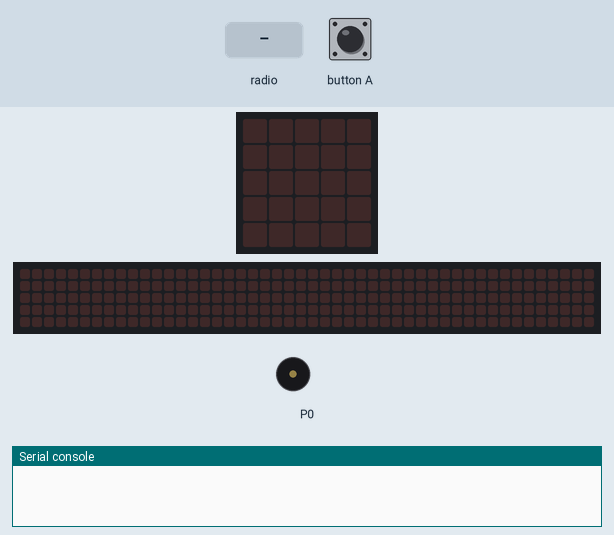
This program was run on a simulated BBC micro:bit (MakeCode). Parts: the board's 5×5 LED display, a strip that is not on the board, showing the scrolling text unrolled, buzzer (waves = sounding), the last lines printed to the serial console. The inputs (shaded band) are chosen by the test bench. Random numbers come from a fixed seed; no radio messages arrive unless stated (any console line starting 'radio sent:' is added by the test bench); the 48×5 strip is a reading aid, not a part: it shows the text the display is scrolling, unrolled, one strip-width of it at a time.

Above: at 1.2 s.
1.3 s: button A pressed for 0.15 s
At 1.52 s:
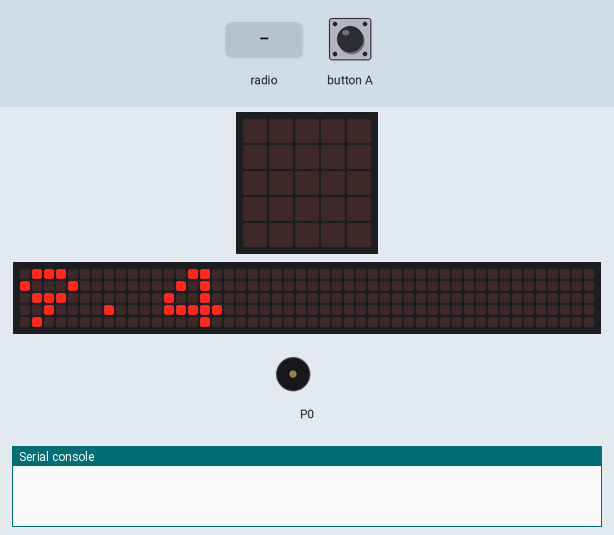
4.3 s: radio message "1" arrives
At 5.85 s:
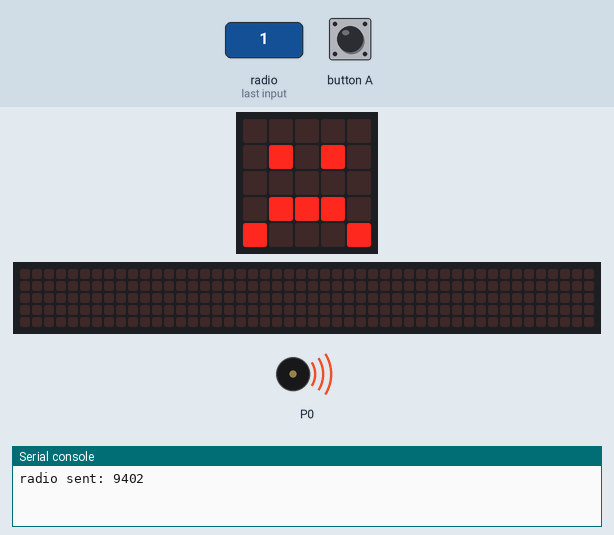
7.3 s: radio message "t" arrives
At 8.9 s:
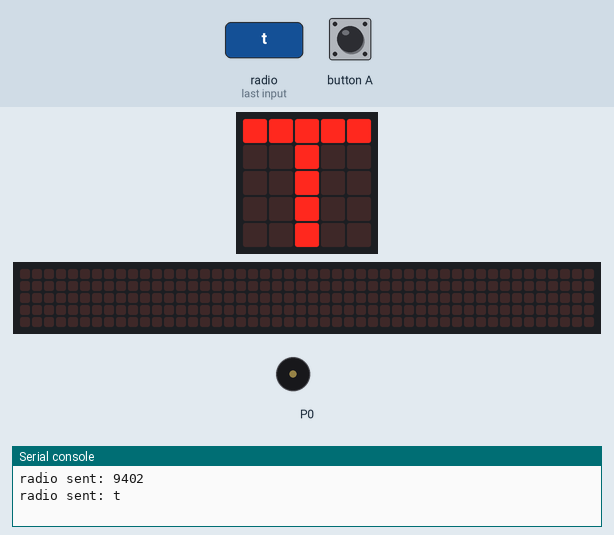
9.2 s: button A pressed for 0.15 s
At 9.42 s:
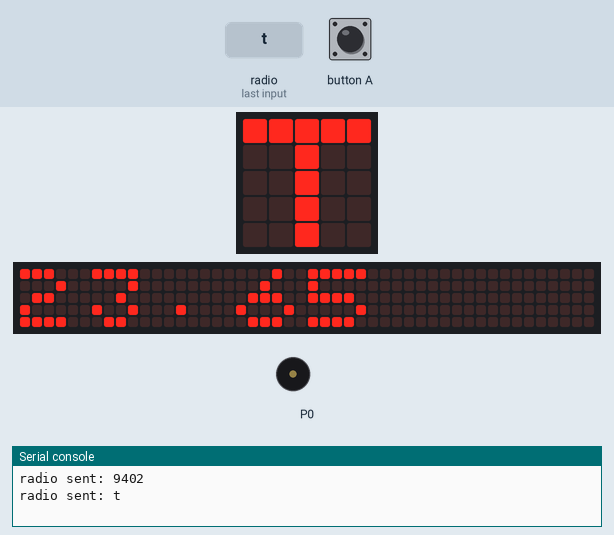
12.3 s: radio message "0" arrives
At 15.03 s:
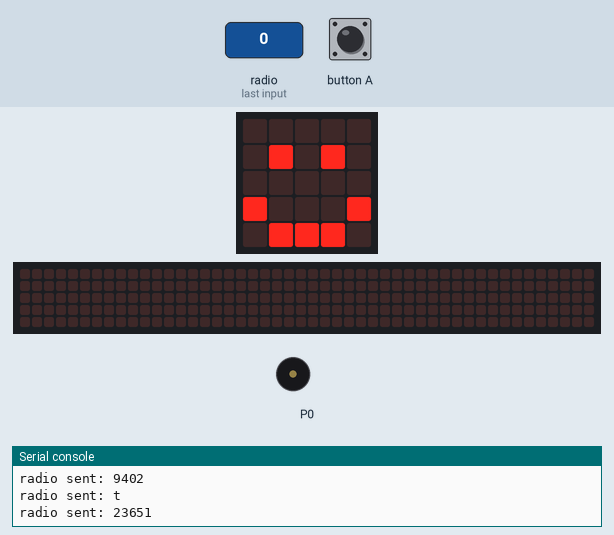
15.3 s: radio message "5" arrives
Timing chart, 0 to 19.0 s (numbered marks = the images above; inputs shaded):
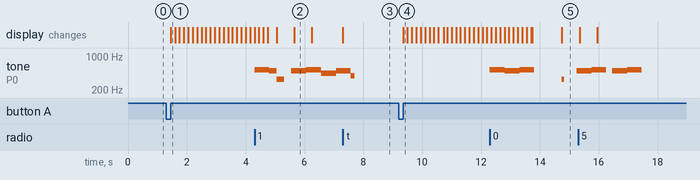

The program:

main.ts
```typescript
radio.onReceivedNumber(function (receivedNumber) {
    tiempo = receivedNumber
    basic.pause(tiempo)
    music.playMelody("C5 B C5 - - - - - ", 120)
    basic.showIcon(IconNames.Happy)
    basic.showIcon(IconNames.Sad)
    basic.clearScreen()
    radio.sendString("t")
})
input.onButtonPressed(Button.A, function () {
    send = randint(5000, 30000)
    basic.showNumber(send / 1000)
    radio.sendNumber(send)
    music.playMelody("E B C5 A B G A F ", 120)
})
radio.onReceivedString(function (receivedString) {
    if (receivedString == "t") {
        basic.showLeds(`
            # # # # #
            . . # . .
            . . # . .
            . . # . .
            . . # . .
            `)
        music.playMelody("- - - - - - - - ", 120)
        basic.pause(2000)
        basic.clearScreen()
    }
})
let send = 0
let tiempo = 0
tiempo = 0
radio.setGroup(1)
```

test.ts
```typescript
// aquí va el archivo "tests"; esto no se compilará cuando este paquete se utilice como una extensión.
```

Measured:
- after the input at 1.3 s, the display: changes after 0.15 s (image 1)
- after the input at 7.3 s, the display: changes at once (image 3)
- after the input at 9.2 s, the display: changes after 0.15 s (image 4)
- by itself, tone on P0: plays 523 Hz for 0.50 s, 494 Hz for 0.51 s, 523 Hz for 0.50 s
- what the display in image 2 shows lasts 0.6 s, from 5.7 s to 6.3 s
